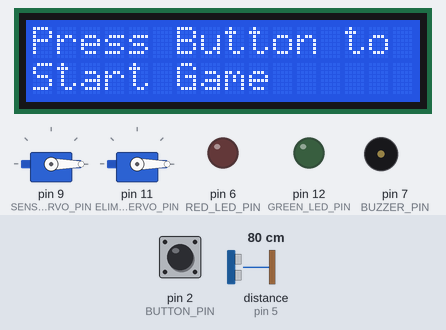
Simulated run of this sketch. Board: Arduino Uno, built with avr-gcc and run on an emulated ATmega328P. On the bench: 2 × servo, 16×2 character LCD, output pins drawn as LEDs (lit = HIGH), buzzer (waves = sounding). The inputs (shaded band) are chosen by the test bench; at power-on: pin 2 (BUTTON_PIN) HIGH, distance to the obstacle (sensor on pin 5) 80 cm. The echo pulse lasts 58.3 µs per cm; random numbers use the default seed unless the sketch sets one; pins used as bus, display or sensor lines are not drawn; what the sketch prints to the serial monitor is not drawn.

Above: at 1.2 s.
1.3 s: pin 2 (BUTTON_PIN) pulled LOW for 0.15 s
At 2.1 s:
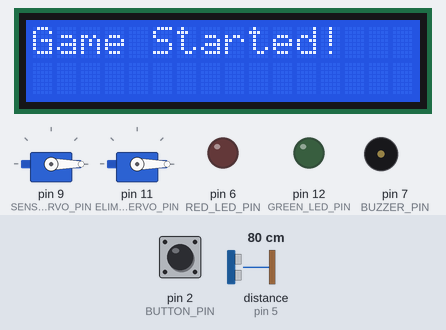
4.4 s: distance to the obstacle (sensor on pin 5) set to 69 cm
At 6.1 s:
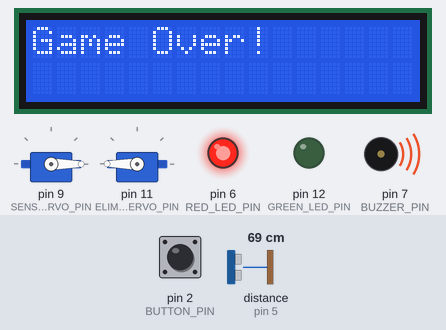
6.8 s: pin 2 (BUTTON_PIN) pulled LOW for 1 s
At 8.4 s:
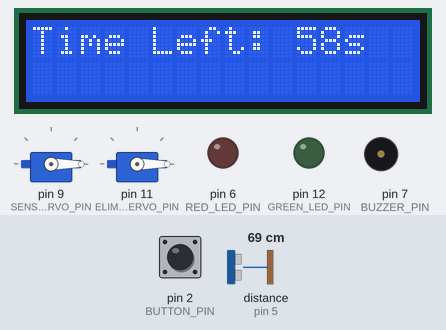
10.8 s: pin 2 (BUTTON_PIN) pulled LOW for 0.15 s
At 13.8 s:
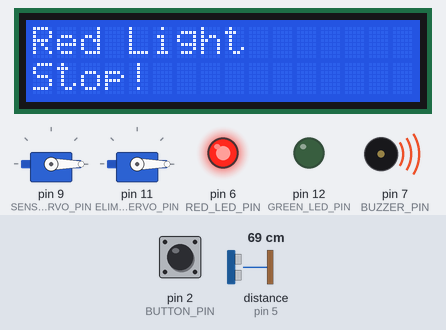
13.9 s: pin 2 (BUTTON_PIN) pulled LOW for 3.2 s
At 16.26 s:
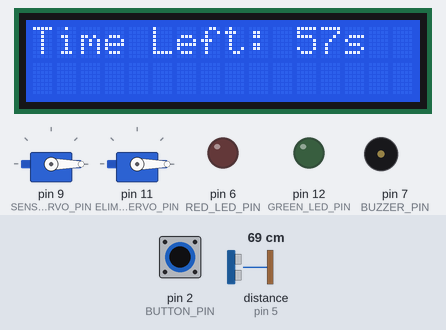
17.7 s: distance to the obstacle (sensor on pin 5) set to 60 cm
At 17.88 s:
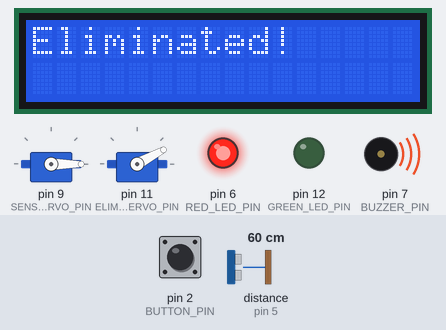
Timing chart, 0 to 21.2 s (numbered marks = the images above; inputs shaded):
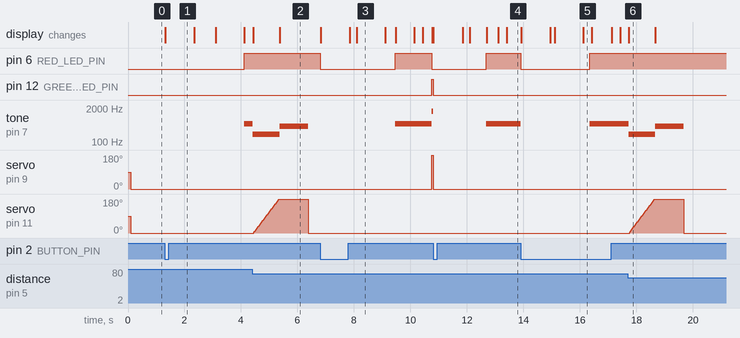

Measured:
- the behaviour switches between 75 and 74 cm on distance to the obstacle (sensor on pin 5) (found by bisection; images 1 and 2)
- the behaviour switches between 64 and 63 cm on distance to the obstacle (sensor on pin 5) (found by bisection; images 5 and 6)
- after the input at 1.3 s, pin 6 (RED_LED_PIN): LOW → HIGH after 2.8 s; tone on pin 7 (BUZZER_PIN): silent → 500 Hz after 2.8 s; the display: changes at once (image 1)
- after the input at 4.4 s, servo on pin 11 (ELIMINATION_SERVO_PIN): rises from 0° to 180° in 0.88 s, then falls to 0° in 1.0 s
- after the input at 6.8 s, pin 6 (RED_LED_PIN): HIGH → LOW at once, → HIGH 2.7 s later, → LOW 1.3 s later; pin 12 (GREEN_LED_PIN): LOW → HIGH after 4.0 s
- after the input at 10.8 s, pin 6 (RED_LED_PIN): LOW → HIGH after 1.9 s; pin 12 (GREEN_LED_PIN): HIGH → LOW at once; servo on pin 9 (SENSOR_SERVO_PIN): 180° → 0° at once
- after the input at 17.7 s, servo on pin 11 (ELIMINATION_SERVO_PIN): rises from 0° to 180° in 0.88 s, then falls to 0° in 1.0 s

The sketch:

SQUID_GAME_FINAL_PROJECT.ino
```cpp
#include <Servo.h>
#include <Wire.h>
#include <LiquidCrystal_I2C.h>
#include <TimerOne.h>

// LCD setup
LiquidCrystal_I2C lcd(0x27, 16, 2);

// servo objects
Servo sensorServo;
Servo eliminationServo;

// define pins
#define GREEN_LED_PIN 12
#define RED_LED_PIN 6
#define BUZZER_PIN 7
#define BUTTON_PIN 2
#define TRIG_PIN 4
#define ECHO_PIN 5
#define SENSOR_SERVO_PIN 9
#define ELIMINATION_SERVO_PIN 11

// defin adjustable pins
#define GAME_DURATION 60
#define MOVEMENT_THRESHOLD 5   // we can adjust for sensitivity
#define SERVO_SWEEP_ANGLE 180
#define DEBOUNCE_DELAY 200

// game state variables
volatile int gameState = 0;           // 0: WAITING, 1: RUNNING, 2: ENDED
int timeLeft = GAME_DURATION;         // Game timer in seconds
long lastInterruptTime = 0;

// ultrasonic sensor variables
long duration, distance;
int initialRedLightDistance = 0;

// timing variables
unsigned long greenLightStartTime = 0;
unsigned long redLightStartTime = 0;
unsigned long greenLightDuration;
unsigned long redLightDuration;
bool inGreenLight = false;

// Flags
volatile bool timerFlag = false;
volatile bool buttonPressed = false;


void setup() {
  // Initialize serial communication
  Serial.begin(9600);

  // set pin modes
  pinMode(GREEN_LED_PIN, OUTPUT);
  pinMode(RED_LED_PIN, OUTPUT);
  pinMode(BUZZER_PIN, OUTPUT);
  pinMode(BUTTON_PIN, INPUT);
  pinMode(TRIG_PIN, OUTPUT);
  pinMode(ECHO_PIN, INPUT);

  // attach servos
  sensorServo.attach(SENSOR_SERVO_PIN);   // servi for figure rotation
  eliminationServo.attach(ELIMINATION_SERVO_PIN); // servo for sweeping arm

  //initialize  LCD
  lcd.init();
  lcd.backlight();
  lcd.clear();
  lcd.print("Press Button to");
  lcd.setCursor(0, 1);
  lcd.print("Start Game");

  // sset initial servo positions
  sensorServo.write(0);       // starts facing the board
  eliminationServo.write(0); // starts in ready position

  // turn off LEDs and buzzer
  digitalWrite(GREEN_LED_PIN, LOW);
  digitalWrite(RED_LED_PIN, LOW);
  noTone(BUZZER_PIN);

  // Set up interrupts
  attachInterrupt(digitalPinToInterrupt(BUTTON_PIN), buttonISR, FALLING);
  Timer1.initialize(1000000); // Timer interrupt every 1 second
  Timer1.attachInterrupt(timerISR);
}


void loop() {
  if (buttonPressed) {
    buttonPressed = false;
    resetGame();              // start or reset the game
  }
  if (gameState == 1) {
    if (timeLeft > 0) {
      gameCycle();
    } else {                  // end game when timier reaches 0 count.
      playerEliminated();
      gameOverSequence();
    }
  }
  if (timerFlag) {            // keeps track of time
    timerFlag = false;
    if (gameState == 1 && timeLeft > 0) {
      timeLeft --;
      updateTimerDisplay();
    }
  }
}


void resetGame() {
  timeLeft = GAME_DURATION;
  initialRedLightDistance = 0;
  greenLightStartTime = millis();
  redLightStartTime = 0;
  greenLightDuration = random(1000, 4000); // random times for challenging goal
  redLightDuration = random(1000, 4000);
  inGreenLight = true;
  gameState = 1;

  // reset errthang!
  digitalWrite(GREEN_LED_PIN, LOW);
  digitalWrite(RED_LED_PIN, LOW);
  noTone(BUZZER_PIN);

  sensorServo.write(0); // start facing board
  eliminationServo.write(0);

  lcd.clear();
  lcd.print("Game Started!");
  delay(1000);
  updateTimerDisplay();
}


void updateTimerDisplay() {
  lcd.clear();
  lcd.print("Time Left: ");
  lcd.print(timeLeft);
  lcd.print("s  ");
}


void gameCycle() {
  unsigned long currentTime = millis();

  if (inGreenLight) {
    // if in green light state, check if the duration has elapsed
    if (currentTime - greenLightStartTime >= greenLightDuration) {
      // switch to red light
      inGreenLight = false;
      redLightStartTime = currentTime; // Set start time for Red Light
      redLightDuration = random(1000, 4000); // Random duration
      initialRedLightDistance = getDistance();

      if(initialRedLightDistance <= 5)
      {
        lcd.clear();
        lcd.print("YOU SURVIVED!!!");
        lcd.setCursor(0, 1);
        tone(BUZZER_PIN, 2500, 2000);
        delay(3000);
        gameOverSequence();

      } else {
         redLightState();
      }

      // redLightState();
    }
  } else {
    // if in red light state, check if the duration has elapsed
    if (currentTime - redLightStartTime >= redLightDuration) {
      // switch to green light
      inGreenLight = true;
      greenLightStartTime = currentTime; // start time for green light
      greenLightDuration = random(1000, 4000); // radnom duration
      greenLightState();
    } else {
      // during redLightState, continuously check for movement
      redLightState();
    }
  }
}


void greenLightState() {
  digitalWrite(RED_LED_PIN, LOW);
  digitalWrite(GREEN_LED_PIN, HIGH);
  tone(BUZZER_PIN, 1500, 500);

  sensorServo.write(SERVO_SWEEP_ANGLE); // turn away from board

  lcd.clear();
  lcd.print("Green Light");
  lcd.setCursor(0, 1);
  lcd.print("Move!");

  // reset initial red light distance
  initialRedLightDistance = 0;
}


void redLightState() {
  digitalWrite(GREEN_LED_PIN, LOW);
  digitalWrite(RED_LED_PIN, HIGH);
  tone(BUZZER_PIN, 500, 500);

  sensorServo.write(0); // turn towards board

  lcd.clear();
  lcd.print("Red Light");
  lcd.setCursor(0, 1);
  lcd.print("Stop!");

  // read distance continuosly
  distance = getDistance();

  // movement detection
  if (initialRedLightDistance != 0 && abs(distance - initialRedLightDistance) > MOVEMENT_THRESHOLD) {
    playerEliminated();
    gameOverSequence();
  }
}


long getDistance() {
  // Trigger the ultrasonic sensor
  digitalWrite(TRIG_PIN, LOW);
  delayMicroseconds(2);
  digitalWrite(TRIG_PIN, HIGH);
  delayMicroseconds(10);
  digitalWrite(TRIG_PIN, LOW);

  // Read the echo time
  long duration = pulseIn(ECHO_PIN, HIGH, 30000); // Timeout after 30ms
  // Calculate the distance
  long distance = duration / 58.2;

  // dsiplay distance on serial screen for debugging
  Serial.print("Distance: ");
  Serial.println(distance);

  return distance;
}


void playerEliminated() {
  tone(BUZZER_PIN, 200, 1000);

  lcd.clear();
  lcd.print("Eliminated!");

  // Sweep the elimination arm
  for (int i = 0; i <= SERVO_SWEEP_ANGLE; i += 4) {
    eliminationServo.write(i);
    delay(20);
  }
}


void gameOverSequence() {
  gameState = 2;

  lcd.clear();
  lcd.print("Game Over!");

  tone(BUZZER_PIN, 400, 2000);
  delay(1000);
  noTone(BUZZER_PIN);

  sensorServo.write(0);
  eliminationServo.write(0);
}


void buttonISR() {
  long interruptTime = millis();
  if (interruptTime - lastInterruptTime > DEBOUNCE_DELAY) {
    buttonPressed = true;
  }
  lastInterruptTime = interruptTime;
}


void timerISR() {
  timerFlag = true;   //sets timer flag every second
}
```
